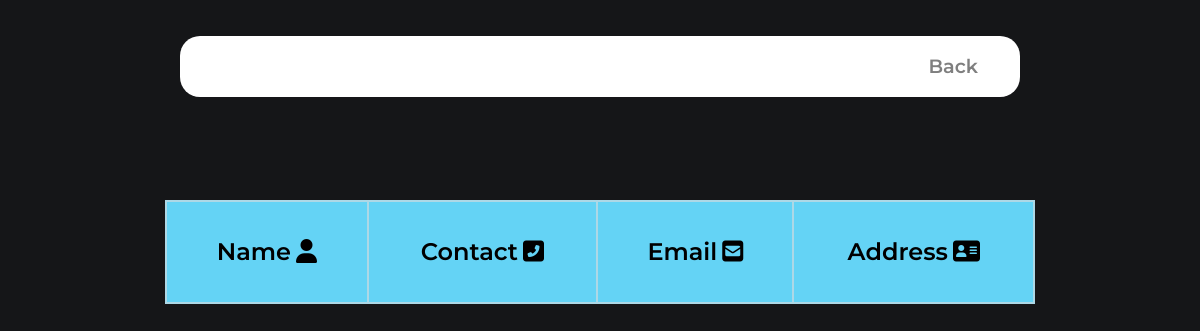
/ServiceCenter/displayCust.php, run on an earlier commit of the app's database.
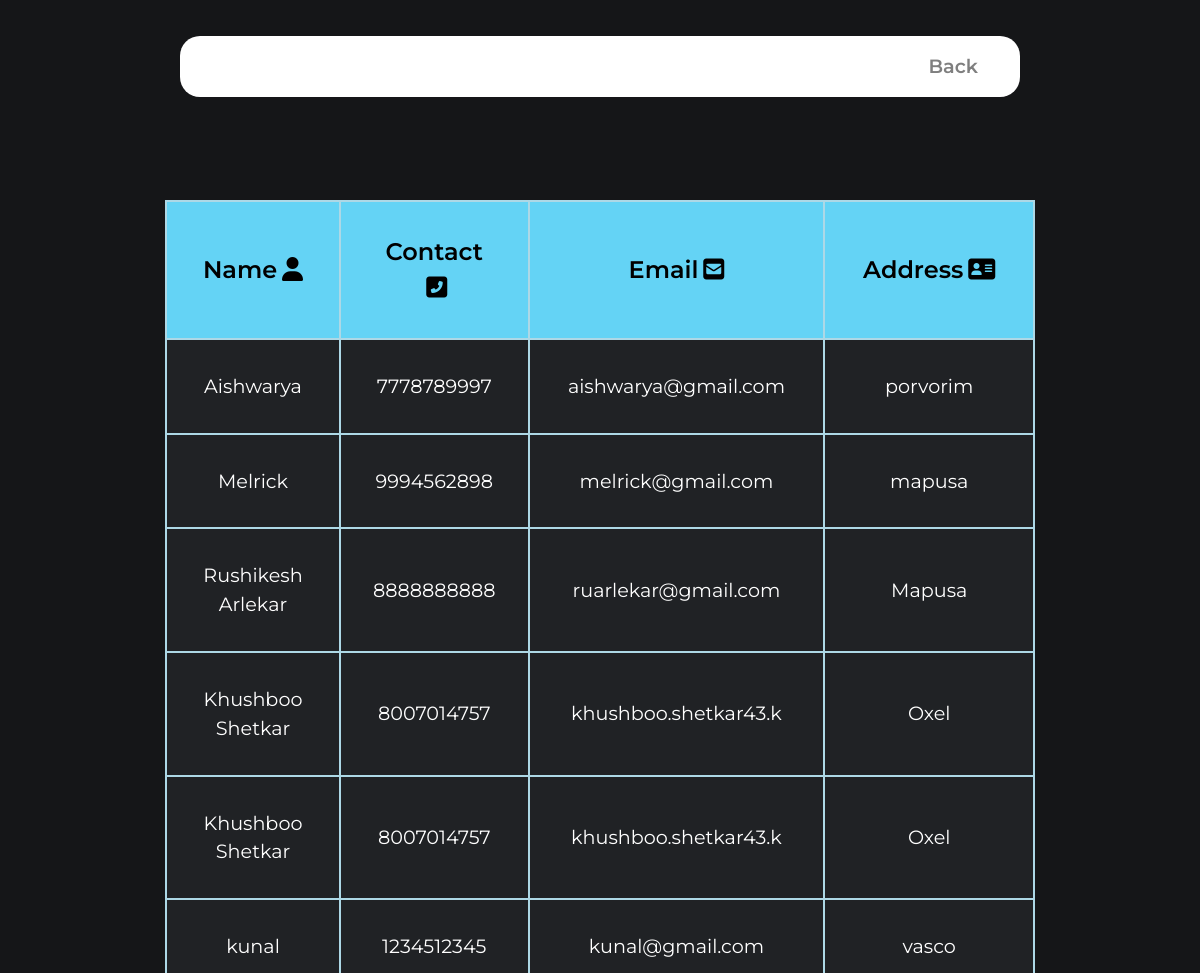
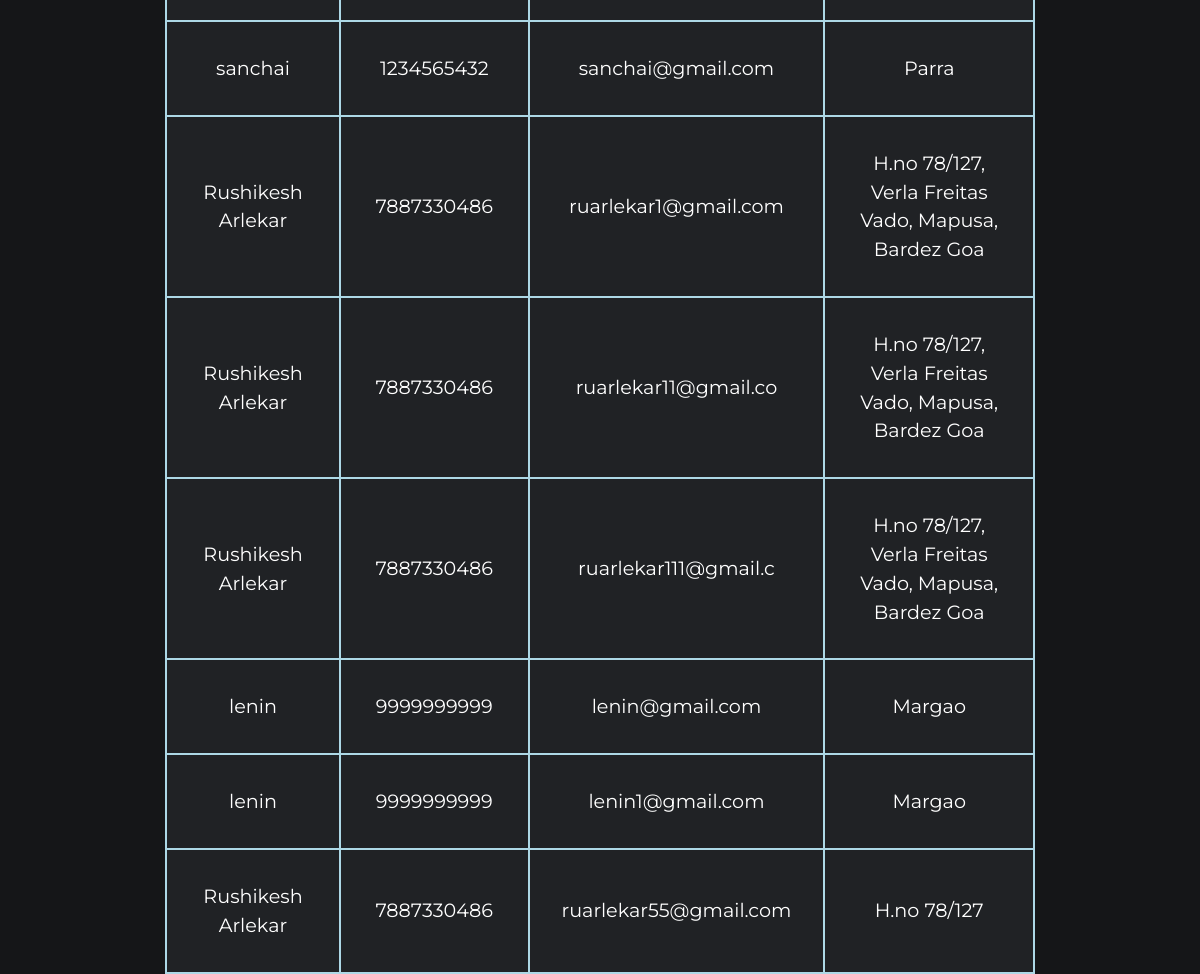
And on a later commit of the database (2 pictures, top to bottom).
### tables this page shows
CREATE TABLE `customers` (
  `customer_id` int(11) NOT NULL,
  `customer_name` varchar(50) NOT NULL,
  `customer_phno` varchar(10) NOT NULL,
  `customer_email` varchar(40) NOT NULL,
  `customer_address` varchar(100) NOT NULL
);

### ServiceCenter/displayCust.php (the view, shortened to what this page needs)
<?php
require 'config/connect.php';
$chk_sql = mysqli_query($connect, "select * from customers");
?>
<!DOCTYPE html>
<html>
<head>
    <link rel="stylesheet" href="https://stackpath.bootstrapcdn.com/bootstrap/4.3.1/css/bootstrap.min.css">
    <link rel="stylesheet" href="css/profile.css">
    <link rel="stylesheet" href="css/style.css">
</head>
<body>
    <section id="title">
        <div class="containers-fluid">
            <nav class="navbar navbar-expand-lg navbar-light  ">
                <div class="collapse navbar-collapse" id="navbarSupportedContent">
                    <ul class="navbar-nav ml-auto">
                        <li class="nav-item">
                            <a class="nav-link" href="adminProfile.php" id="back">Back</a>
                        </li>
                    </ul>
                </div>
            </nav>
            <div class="row">
                <table class="user-details">
                    <tr>
                        <th>Name<i class="fa fa-user " style="margin-left: 5px;margin-top: 5px;"></i></th>
                        <th>Contact<i class="fas fa-phone-square-alt" style="margin-left: 5px;margin-top: 5px;"></i></th>
                        <th>Email<i class="fas fas fa-envelope-square" style="margin-left: 5px;margin-top: 5px;"></i></th>
                        <th>Address<i class="fas fa-address-card" style="margin-left: 5px;margin-top: 5px;"></i></th>
                    </tr>
                    <?php
                    while ($cus_data = mysqli_fetch_array($chk_sql)) {
                        $cusname = $cus_data['customer_name'];
                        $cuscontno = $cus_data['customer_phno'];
                        $cusemail = $cus_data['customer_email'];
                        $cusaddress = $cus_data['customer_address'];
                    ?>
                        <tr>
                            <td><?php echo $cusname; ?></td>
                            <td><?php echo $cuscontno; ?></td>
                            <td><?php echo $cusemail; ?></td>
                            <td><?php echo $cusaddress; ?></td>
                        </tr>
                    <?php
                    }
                    ?>
                </table>
            </div>
        </div>
    </section>
</body>
</html>

### ServiceCenter/css/profile.css (style rules this page uses)
body { font-family: "Montserrat", sans-serif; text-align: center; background-color: #6c757d; }
.containers-fluid { padding: 7% 15%; }
.navbar { margin: 0 0 1rem; background-color: white; color: #000; border-radius: 20px; }
.nav-item { padding: 0 18px; }
.nav-link { font-size: 1.2rem; font-family: "Montserrat", sans-serif; font-weight: 600; }
#title { background-color: #000; color: ghostwhite; text-align: left; }
#title .containers-fluid { padding: 3% 15% 8%; }
.containers-fluid { height: 97vh; background-color: #151618; }
table { width: 100%; }
table, th, td { color: white; border: 2px solid lightblue; text-align: center; padding: 2rem; }
th { height: 4.5rem; font-size: 1.5rem; font-weight: 600; color: black; background-color: rgb(100, 211, 245); }
td { height: 5rem; font-size: 1.2rem; background-color: black; }
.user-details th { height: 4.5rem; font-size: 1.5rem; font-weight: 600; color: black; background-color: rgb(100, 211, 245); }
.user-details td { height: 5rem; font-size: 1.2rem; background-color: #202225; }
.user-details { margin-top: 10%; }

### ServiceCenter/css/style.css (style rules this page uses)
* { box-sizing: border-box; }
body { background-color: #151618; }

What changed in the data, as far as the page shows it:
added customers: customer_name "Aishwarya", customer_phno "7778789997", customer_email "aishwarya@gmail.com", customer_address "porvorim"
added customers: customer_name "Melrick", customer_phno "9994562898", customer_email "melrick@gmail.com", customer_address "mapusa"
added customers: customer_name "Rushikesh Arlekar", customer_phno "8888888888", customer_email "ruarlekar@gmail.com", customer_address "Mapusa"
added customers: customer_name "Khushboo Shetkar", customer_phno "8007014757", customer_email "khushboo.shetkar43.k", customer_address "Oxel"
added customers: customer_name "Khushboo Shetkar", customer_phno "8007014757", customer_email "khushboo.shetkar43.k", customer_address "Oxel"
added customers: customer_name "kunal", customer_phno "1234512345", customer_email "kunal@gmail.com", customer_address "vasco"
added customers: customer_name "sanchai", customer_phno "1234565432", customer_email "sanchai@gmail.com", customer_address "Parra"
added customers: customer_name "Rushikesh Arlekar", customer_phno "7887330486", customer_email "ruarlekar1@gmail.com", customer_address "H.no 78/127, Verla Freitas Vado, Mapusa, Bardez Goa"
added customers: customer_name "Rushikesh Arlekar", customer_phno "7887330486", customer_email "ruarlekar11@gmail.co", customer_address "H.no 78/127, Verla Freitas Vado, Mapusa, Bardez Goa"
added customers: customer_name "Rushikesh Arlekar", customer_phno "7887330486", customer_email "ruarlekar111@gmail.c", customer_address "H.no 78/127, Verla Freitas Vado, Mapusa, Bardez Goa"
added customers: customer_name "lenin", customer_phno "9999999999", customer_email "lenin@gmail.com", customer_address "Margao"
added customers: customer_name "lenin", customer_phno "9999999999", customer_email "lenin1@gmail.com", customer_address "Margao"
added customers: customer_name "Rushikesh Arlekar", customer_phno "7887330486", customer_email "ruarlekar55@gmail.com", customer_address "H.no 78/127"
